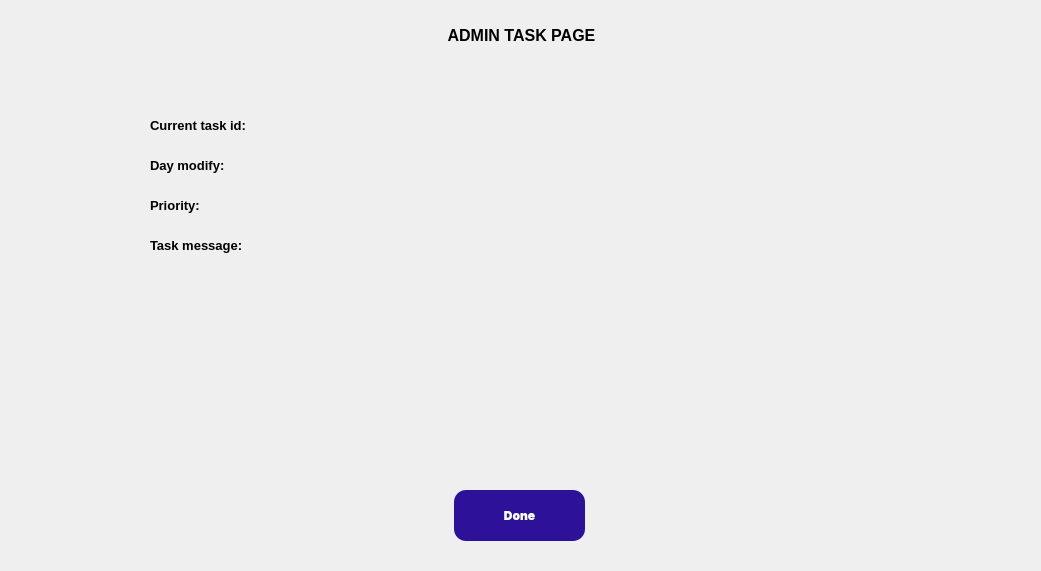
<?xml version="1.0" encoding="UTF-8"?>
<ui version="4.0">
 <class>AdminTaskPageUI</class>
 <widget class="QWidget" name="AdminTaskPageUI">
  <property name="geometry">
   <rect>
    <x>0</x>
    <y>0</y>
    <width>1041</width>
    <height>571</height>
   </rect>
  </property>
  <property name="windowTitle">
   <string>Form</string>
  </property>
  <widget class="QLabel" name="label">
   <property name="geometry">
    <rect>
     <x>391</x>
     <y>10</y>
     <width>261</width>
     <height>51</height>
    </rect>
   </property>
   <property name="font">
    <font>
     <pointsize>12</pointsize>
     <bold>true</bold>
    </font>
   </property>
   <property name="text">
    <string>ADMIN TASK PAGE</string>
   </property>
   <property name="alignment">
    <set>Qt::AlignCenter</set>
   </property>
  </widget>
  <widget class="QLabel" name="label_2">
   <property name="geometry">
    <rect>
     <x>150</x>
     <y>115</y>
     <width>101</width>
     <height>21</height>
    </rect>
   </property>
   <property name="font">
    <font>
     <pointsize>10</pointsize>
     <bold>true</bold>
    </font>
   </property>
   <property name="text">
    <string>Current task id:</string>
   </property>
  </widget>
  <widget class="QLabel" name="label_3">
   <property name="geometry">
    <rect>
     <x>150</x>
     <y>235</y>
     <width>101</width>
     <height>21</height>
    </rect>
   </property>
   <property name="font">
    <font>
     <pointsize>10</pointsize>
     <bold>true</bold>
    </font>
   </property>
   <property name="text">
    <string>Task message:</string>
   </property>
  </widget>
  <widget class="QLabel" name="label_4">
   <property name="geometry">
    <rect>
     <x>150</x>
     <y>155</y>
     <width>101</width>
     <height>21</height>
    </rect>
   </property>
   <property name="font">
    <font>
     <pointsize>10</pointsize>
     <bold>true</bold>
    </font>
   </property>
   <property name="text">
    <string>Day modify:</string>
   </property>
  </widget>
  <widget class="QLabel" name="label_5">
   <property name="geometry">
    <rect>
     <x>150</x>
     <y>195</y>
     <width>101</width>
     <height>21</height>
    </rect>
   </property>
   <property name="font">
    <font>
     <pointsize>10</pointsize>
     <bold>true</bold>
    </font>
   </property>
   <property name="text">
    <string>Priority:</string>
   </property>
  </widget>
  <widget class="QPushButton" name="pushButton">
   <property name="geometry">
    <rect>
     <x>454</x>
     <y>490</y>
     <width>131</width>
     <height>51</height>
    </rect>
   </property>
   <property name="styleSheet">
    <string notr="true"> QPushButton {
	background-color: rgb(45, 18, 153);
   border-radius: 12px;  
   color: #fff;
   font-family: Inter,sans-serif;
   font-size: 1.2rem;
   font-weight: 700;
   line-height: 1;
   margin: 0;
   outline: none;
   padding: 1rem 1.2rem;
   text-align: center;
   text-decoration: none;
   white-space: nowrap;
   border: 0;
 }
QPushButton:hover:!pressed
{
  border: 1.5px solid rgb(55, 45, 135);
}
 QPushButton:hover {
 }</string>
   </property>
   <property name="text">
    <string>Done</string>
   </property>
  </widget>
  <widget class="QLabel" name="taskid">
   <property name="geometry">
    <rect>
     <x>280</x>
     <y>110</y>
     <width>481</width>
     <height>31</height>
    </rect>
   </property>
   <property name="text">
    <string/>
   </property>
  </widget>
  <widget class="QLabel" name="message">
   <property name="geometry">
    <rect>
     <x>280</x>
     <y>230</y>
     <width>481</width>
     <height>221</height>
    </rect>
   </property>
   <property name="text">
    <string/>
   </property>
  </widget>
  <widget class="QLabel" name="daymodify">
   <property name="geometry">
    <rect>
     <x>280</x>
     <y>151</y>
     <width>481</width>
     <height>31</height>
    </rect>
   </property>
   <property name="text">
    <string/>
   </property>
  </widget>
  <widget class="QLabel" name="priority">
   <property name="geometry">
    <rect>
     <x>280</x>
     <y>195</y>
     <width>481</width>
     <height>31</height>
    </rect>
   </property>
   <property name="text">
    <string/>
   </property>
  </widget>
 </widget>
 <resources/>
 <connections/>
</ui>
